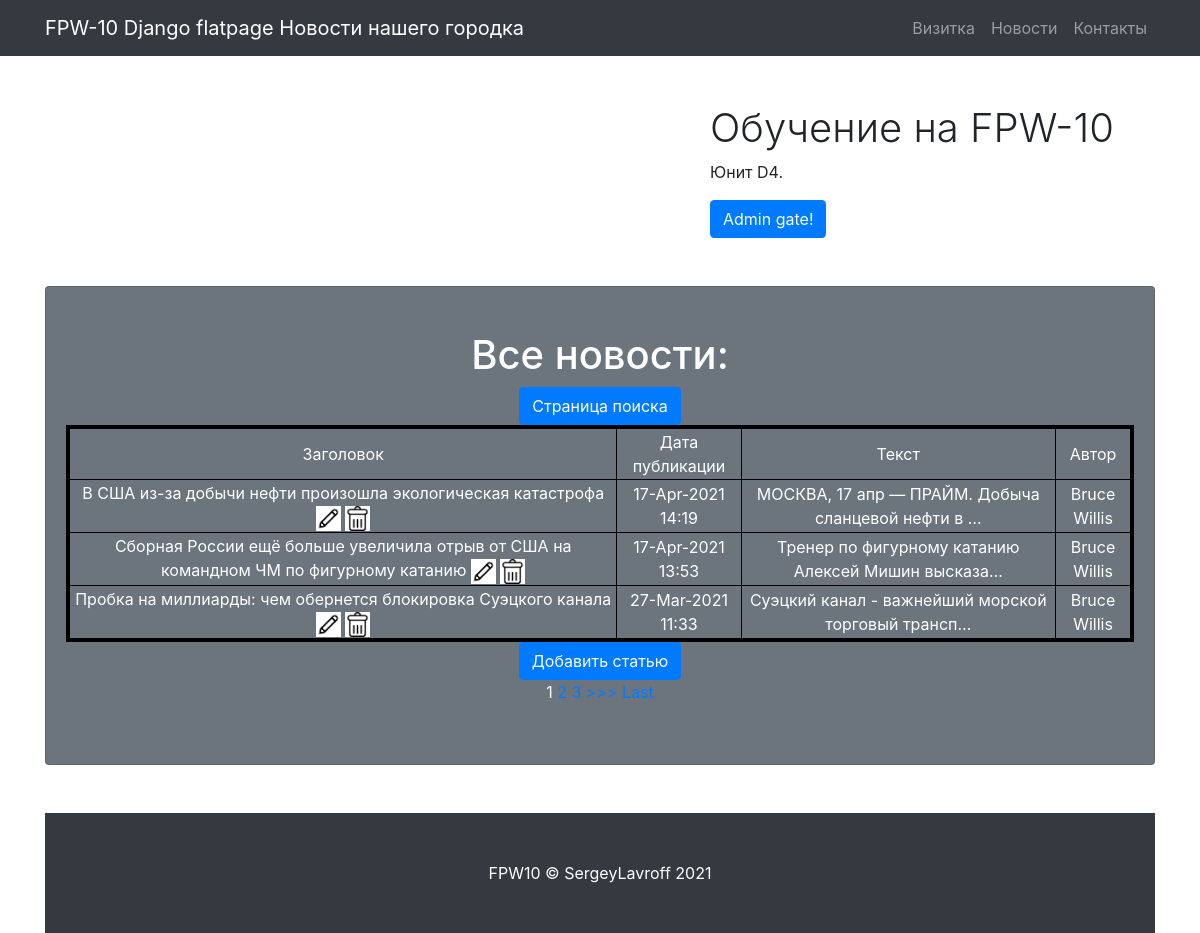
Page /news/ (signed in) on the committed database.
### news/models.py (models this page shows, shortened)
class News(models.Model):
    title = models.CharField(
        max_length=255,
        unique=True,
    )
    creation_date = models.DateTimeField(auto_now_add=True)
    body = models.TextField()
    rating = models.IntegerField(default = 0)
    category = models.ForeignKey(
        to='Category',
        on_delete=models.CASCADE,
        related_name='news',)
    author = models.ForeignKey(
        to='Author',
        on_delete=models.CASCADE,
        related_name='news',)

class Author(models.Model):
    name = models.CharField(max_length=100, unique=True)
    def __str__(self):
        return f'{self.name.title()}'

### news/views.py (the view)
# urls.py: path('', cache_page(60)(NewsList.as_view()), name='start'),
class NewsList(LoginRequiredMixin, ListView):
    model = News
    template_name = 'news/news.html'
    context_object_name = 'news'
    ordering = ['-creation_date']
    paginate_by = 3

### news/templatetags/custom_filters.py (called while the page is built)
@register.filter(name='censor')
def censor(value):
    if isinstance(value, str):
        repl = ''
        for word in value.split():
            for pattern in PATTERN_1:
                if re.search(pattern, word.strip('.,;:?!-').lower()):
                    repl += '&%!%@' + ' '
                    break
            else:
                repl += word + ' '
        return str(repl)
    else:
        raise ValueError('Цензор обрабатывает только строки.')

### templates/news/news.html (shortened to what this page needs)
{% extends 'flatpages/default.html' %}
{% load static %}
{% load custom_filters %}
{% block title %}
Новости нашего городка
{% endblock title %}
{% block content %}
<h1>Все новости:</h1>
<a class="btn btn-primary" href="/news/search"> Страница поиска </a>
 {% if news %}
         <table bordercolor="black" border="4" width="100%">
            <tr>
                <td>
                    Заголовок
                </td>
                <td>
                    Дата публикации
                </td>
                <td>
                    Текст
                </td>
                <td>
                    Автор
                </td>
            </tr>
             {% for article in news|dictsortreversed:"creation_date" %}
             <tr>
                <td>
                    <a href="{% url 'article' article.id %}" style="color:white;">{{ article.title|censor }}</a>
                    <a href="{% url 'article_edit' article.id %}" style="color:white;">
                        <img border="0" alt="Редактировать" src="{% static 'edit.png' %}" width="25" height="25">
                    </a>
                    <a href="{% url 'article_delete' article.id %}" style="color:white;">
                        <img border="0" alt="Удалить" src="{% static 'delete.png' %}" width="25" height="25">
                    </a>
                </td>
                 <td>
                    {{ article.creation_date|date:'d-M-Y H:i' }}
                </td>
                <td>
                    {{ article.body|truncatechars:50|censor }}
                </td>
                 <td>
                    {{ article.author }}
                </td>
            </tr>
             {% endfor %}
        </table>
    {% else %}
        <h2> Нет новостей! </h2>
    {% endif %}
<a class="btn btn-primary" href="{% url 'article_create' %}">Добавить статью</a> <br>
{% if is_paginated %}
    {% for num in page_obj.paginator.page_range %}
        {% if page_obj.number == num %}
            <a>{{ num }}</a>
        {% elif num > page_obj.number|add:'-3' and num < page_obj.number|add:'3' %}
            <a href="?page={{ num }}">{{ num }}</a>
        {% endif %}
    {% endfor %}
    {% if page_obj.has_next %}
        <a href="?page={{ page_obj.next_page_number }}">>>></a>
        <a href="?page={{ page_obj.paginator.num_pages }}">Last</a>
    {% endif %}
{% endif %}
{% endblock content %}

### static/css/small-business.css (style rules this page uses)
body { padding-top: 56px; }

### rows in the picture
News: title|censor "В США из-за добычи нефти произошла экологическая катастрофа", creation_date "17-Apr-2021 14:19", body|censor "МОСКВА, 17 апр — ПРАЙМ. Добыча сланцевой нефти в …", author "Bruce Willis"
News: title|censor "Сборная России ещё больше увеличила отрыв от США на командном ЧМ по фигурному катанию", creation_date "17-Apr-2021 13:53", body|censor "Тренер по фигурному катанию Алексей Мишин высказа…", author "Bruce Willis"
News: title|censor "Пробка на миллиарды: чем обернется блокировка Суэцкого канала", creation_date "27-Mar-2021 11:33", body|censor "Суэцкий канал - важнейший морской торговый трансп…", author "Bruce Willis"

### other values in the picture
{{ num }} "1"
